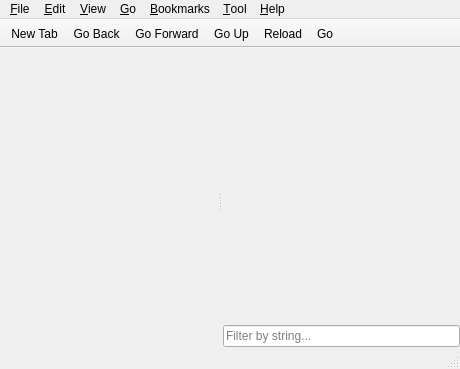
<?xml version="1.0" encoding="UTF-8"?>
<ui version="4.0">
 <class>MainWindow</class>
 <widget class="QMainWindow" name="MainWindow">
  <property name="geometry">
   <rect>
    <x>0</x>
    <y>0</y>
    <width>460</width>
    <height>369</height>
   </rect>
  </property>
  <property name="windowTitle">
   <string>File Manager</string>
  </property>
  <property name="windowIcon">
   <iconset theme="folder">
    <normaloff>.</normaloff>.</iconset>
  </property>
  <widget class="QWidget" name="centralwidget">
   <layout class="QVBoxLayout" name="verticalLayout">
    <property name="leftMargin">
     <number>0</number>
    </property>
    <property name="topMargin">
     <number>0</number>
    </property>
    <property name="rightMargin">
     <number>0</number>
    </property>
    <property name="bottomMargin">
     <number>0</number>
    </property>
    <item>
     <widget class="Filer::TabBar" name="tabBar" native="true">
      <property name="sizePolicy">
       <sizepolicy hsizetype="Preferred" vsizetype="Fixed">
        <horstretch>0</horstretch>
        <verstretch>0</verstretch>
       </sizepolicy>
      </property>
      <property name="acceptDrops">
       <bool>true</bool>
      </property>
     </widget>
    </item>
    <item>
     <widget class="QSplitter" name="splitter">
      <property name="orientation">
       <enum>Qt::Horizontal</enum>
      </property>
      <widget class="Fm::SidePane" name="sidePane" native="true">
       <property name="sizePolicy">
        <sizepolicy hsizetype="Preferred" vsizetype="Expanding">
         <horstretch>0</horstretch>
         <verstretch>0</verstretch>
        </sizepolicy>
       </property>
      </widget>
      <widget class="QFrame" name="frame">
       <layout class="QVBoxLayout" name="verticalLayout_2">
        <property name="spacing">
         <number>2</number>
        </property>
        <property name="leftMargin">
         <number>1</number>
        </property>
        <property name="topMargin">
         <number>0</number>
        </property>
        <property name="rightMargin">
         <number>0</number>
        </property>
        <property name="bottomMargin">
         <number>0</number>
        </property>
        <item>
         <widget class="QStackedWidget" name="stackedWidget">
          <property name="sizePolicy">
           <sizepolicy hsizetype="Expanding" vsizetype="Expanding">
            <horstretch>0</horstretch>
            <verstretch>0</verstretch>
           </sizepolicy>
          </property>
         </widget>
        </item>
        <item>
         <widget class="QLineEdit" name="filterBar">
          <property name="placeholderText">
           <string>Filter by string...</string>
          </property>
          <property name="clearButtonEnabled">
           <bool>true</bool>
          </property>
         </widget>
        </item>
       </layout>
      </widget>
     </widget>
    </item>
   </layout>
  </widget>
  <widget class="QMenuBar" name="menubar">
   <property name="geometry">
    <rect>
     <x>0</x>
     <y>0</y>
     <width>460</width>
     <height>24</height>
    </rect>
   </property>
   <widget class="QMenu" name="menu_File">
    <property name="title">
     <string>&amp;File</string>
    </property>
    <widget class="QMenu" name="menuCreateNew">
     <property name="title">
      <string>C&amp;reate New</string>
     </property>
     <addaction name="actionNewFolder"/>
     <addaction name="actionNewBlankFile"/>
    </widget>
    <addaction name="actionNewTab"/>
    <addaction name="actionNewWin"/>
    <addaction name="separator"/>
    <addaction name="menuCreateNew"/>
    <addaction name="separator"/>
    <addaction name="actionFileProperties"/>
    <addaction name="actionFolderProperties"/>
    <addaction name="separator"/>
    <addaction name="actionCloseTab"/>
    <addaction name="actionCloseWindow"/>
   </widget>
   <widget class="QMenu" name="menu_Help">
    <property name="title">
     <string>&amp;Help</string>
    </property>
    <addaction name="actionAbout"/>
   </widget>
   <widget class="QMenu" name="menu_View">
    <property name="title">
     <string>&amp;View</string>
    </property>
    <widget class="QMenu" name="menuSorting">
     <property name="title">
      <string>&amp;Sorting</string>
     </property>
     <addaction name="actionByFileName"/>
     <addaction name="actionByMTime"/>
     <addaction name="actionByFileSize"/>
     <addaction name="actionByFileType"/>
     <addaction name="actionByOwner"/>
     <addaction name="separator"/>
     <addaction name="actionAscending"/>
     <addaction name="actionDescending"/>
     <addaction name="separator"/>
     <addaction name="actionFolderFirst"/>
     <addaction name="actionCaseSensitive"/>
    </widget>
    <addaction name="actionReload"/>
    <addaction name="actionShowHidden"/>
    <addaction name="separator"/>
    <addaction name="actionIconView"/>
    <addaction name="actionThumbnailView"/>
    <addaction name="actionCompactView"/>
    <addaction name="actionDetailedList"/>
    <addaction name="separator"/>
    <addaction name="menuSorting"/>
    <addaction name="actionFilter"/>
   </widget>
   <widget class="QMenu" name="menu_Editw">
    <property name="title">
     <string>&amp;Edit</string>
    </property>
    <addaction name="actionCut"/>
    <addaction name="actionCopy"/>
    <addaction name="actionPaste"/>
    <addaction name="actionRename"/>
    <addaction name="actionDelete"/>
    <addaction name="separator"/>
    <addaction name="actionSelectAll"/>
    <addaction name="actionInvertSelection"/>
    <addaction name="separator"/>
    <addaction name="actionPreferences"/>
   </widget>
   <widget class="QMenu" name="menu_Bookmarks">
    <property name="title">
     <string>&amp;Bookmarks</string>
    </property>
    <addaction name="actionAddToBookmarks"/>
    <addaction name="actionEditBookmarks"/>
   </widget>
   <widget class="QMenu" name="menu_Go">
    <property name="title">
     <string>&amp;Go</string>
    </property>
    <addaction name="actionHome"/>
    <addaction name="actionDesktop"/>
    <addaction name="actionComputer"/>
    <addaction name="actionTrash"/>
    <addaction name="actionNetwork"/>
    <addaction name="actionApplications"/>
    <addaction name="separator"/>
    <addaction name="actionGoBack"/>
    <addaction name="actionGoForward"/>
    <addaction name="actionGoUp"/>
   </widget>
   <widget class="QMenu" name="menu_Tool">
    <property name="title">
     <string>&amp;Tool</string>
    </property>
    <addaction name="actionOpenTerminal"/>
    <addaction name="actionOpenAsRoot"/>
    <addaction name="actionFindFiles"/>
   </widget>
   <addaction name="menu_File"/>
   <addaction name="menu_Editw"/>
   <addaction name="menu_View"/>
   <addaction name="menu_Go"/>
   <addaction name="menu_Bookmarks"/>
   <addaction name="menu_Tool"/>
   <addaction name="menu_Help"/>
  </widget>
  <widget class="QStatusBar" name="statusbar"/>
  <widget class="QToolBar" name="toolBar">
   <property name="windowTitle">
    <string>Main Toolbar</string>
   </property>
   <property name="movable">
    <bool>false</bool>
   </property>
   <property name="floatable">
    <bool>false</bool>
   </property>
   <attribute name="toolBarArea">
    <enum>TopToolBarArea</enum>
   </attribute>
   <attribute name="toolBarBreak">
    <bool>false</bool>
   </attribute>
   <addaction name="actionNewTab"/>
   <addaction name="actionGoBack"/>
   <addaction name="actionGoForward"/>
   <addaction name="actionGoUp"/>
   <addaction name="actionReload"/>
   <addaction name="actionGo"/>
  </widget>
  <action name="actionGoUp">
   <property name="icon">
    <iconset theme="go-up">
     <normaloff>.</normaloff>.</iconset>
   </property>
   <property name="text">
    <string>Go &amp;Up</string>
   </property>
   <property name="toolTip">
    <string>Go Up</string>
   </property>
   <property name="shortcut">
    <string>Alt+Up</string>
   </property>
  </action>
  <action name="actionHome">
   <property name="icon">
    <iconset theme="user-home">
     <normaloff>.</normaloff>.</iconset>
   </property>
   <property name="text">
    <string>&amp;Home</string>
   </property>
   <property name="shortcut">
    <string>Alt+Home</string>
   </property>
  </action>
  <action name="actionReload">
   <property name="icon">
    <iconset theme="view-refresh">
     <normaloff>.</normaloff>.</iconset>
   </property>
   <property name="text">
    <string>&amp;Reload</string>
   </property>
   <property name="shortcut">
    <string>F5</string>
   </property>
   <property name="visible">
    <bool>false</bool>
   </property>
  </action>
  <action name="actionGo">
   <property name="icon">
    <iconset theme="go-jump">
     <normaloff>.</normaloff>.</iconset>
   </property>
   <property name="text">
    <string>Go</string>
   </property>
   <property name="visible">
    <bool>false</bool>
   </property>
  </action>
  <action name="actionQuit">
   <property name="icon">
    <iconset theme="application-exit">
     <normaloff>.</normaloff>.</iconset>
   </property>
   <property name="text">
    <string>Quit</string>
   </property>
  </action>
  <action name="actionAbout">
   <property name="icon">
    <iconset theme="help-about">
     <normaloff>.</normaloff>.</iconset>
   </property>
   <property name="text">
    <string>&amp;About</string>
   </property>
  </action>
  <action name="actionNewWin">
   <property name="icon">
    <iconset theme="window-new">
     <normaloff>.</normaloff>.</iconset>
   </property>
   <property name="text">
    <string>&amp;New Window</string>
   </property>
   <property name="toolTip">
    <string>New Window</string>
   </property>
   <property name="shortcut">
    <string>Ctrl+N</string>
   </property>
  </action>
  <action name="actionShowHidden">
   <property name="checkable">
    <bool>true</bool>
   </property>
   <property name="text">
    <string>Show &amp;Hidden</string>
   </property>
   <property name="shortcut">
    <string>Ctrl+H</string>
   </property>
  </action>
  <action name="actionComputer">
   <property name="icon">
    <iconset theme="computer">
     <normaloff>.</normaloff>.</iconset>
   </property>
   <property name="text">
    <string>&amp;Computer</string>
   </property>
  </action>
  <action name="actionTrash">
   <property name="icon">
    <iconset theme="user-trash">
     <normaloff>.</normaloff>.</iconset>
   </property>
   <property name="text">
    <string>&amp;Trash</string>
   </property>
  </action>
  <action name="actionNetwork">
   <property name="text">
    <string>&amp;Network</string>
   </property>
  </action>
  <action name="actionDesktop">
   <property name="icon">
    <iconset theme="user-desktop">
     <normaloff>.</normaloff>.</iconset>
   </property>
   <property name="text">
    <string>&amp;Desktop</string>
   </property>
  </action>
  <action name="actionAddToBookmarks">
   <property name="icon">
    <iconset theme="list-add">
     <normaloff>.</normaloff>.</iconset>
   </property>
   <property name="text">
    <string>&amp;Add to Bookmarks</string>
   </property>
  </action>
  <action name="actionApplications">
   <property name="text">
    <string>&amp;Applications</string>
   </property>
  </action>
  <action name="actionReload_2">
   <property name="text">
    <string>Reload</string>
   </property>
  </action>
  <action name="actionIconView">
   <property name="checkable">
    <bool>true</bool>
   </property>
   <property name="text">
    <string>&amp;Icon View</string>
   </property>
  </action>
  <action name="actionCompactView">
   <property name="checkable">
    <bool>true</bool>
   </property>
   <property name="text">
    <string>&amp;Compact View</string>
   </property>
  </action>
  <action name="actionDetailedList">
   <property name="checkable">
    <bool>true</bool>
   </property>
   <property name="text">
    <string>&amp;Detailed List</string>
   </property>
  </action>
  <action name="actionThumbnailView">
   <property name="checkable">
    <bool>true</bool>
   </property>
   <property name="text">
    <string>&amp;Thumbnail View</string>
   </property>
  </action>
  <action name="actionCut">
   <property name="icon">
    <iconset theme="edit-cut">
     <normaloff>.</normaloff>.</iconset>
   </property>
   <property name="text">
    <string>Cu&amp;t</string>
   </property>
   <property name="shortcut">
    <string>Ctrl+X</string>
   </property>
  </action>
  <action name="actionCopy">
   <property name="icon">
    <iconset theme="edit-copy">
     <normaloff>.</normaloff>.</iconset>
   </property>
   <property name="text">
    <string>&amp;Copy</string>
   </property>
   <property name="shortcut">
    <string>Ctrl+C</string>
   </property>
  </action>
  <action name="actionPaste">
   <property name="icon">
    <iconset theme="edit-paste">
     <normaloff>.</normaloff>.</iconset>
   </property>
   <property name="text">
    <string>&amp;Paste</string>
   </property>
   <property name="shortcut">
    <string>Ctrl+V</string>
   </property>
  </action>
  <action name="actionSelectAll">
   <property name="text">
    <string>Select &amp;All</string>
   </property>
   <property name="shortcut">
    <string>Ctrl+A</string>
   </property>
  </action>
  <action name="actionPreferences">
   <property name="text">
    <string>Pr&amp;eferences</string>
   </property>
  </action>
  <action name="actionAscending">
   <property name="checkable">
    <bool>true</bool>
   </property>
   <property name="text">
    <string>&amp;Ascending</string>
   </property>
  </action>
  <action name="actionDescending">
   <property name="checkable">
    <bool>true</bool>
   </property>
   <property name="text">
    <string>&amp;Descending</string>
   </property>
  </action>
  <action name="actionByFileName">
   <property name="checkable">
    <bool>true</bool>
   </property>
   <property name="text">
    <string>&amp;By File Name</string>
   </property>
  </action>
  <action name="actionByMTime">
   <property name="checkable">
    <bool>true</bool>
   </property>
   <property name="text">
    <string>By &amp;Modification Time</string>
   </property>
  </action>
  <action name="actionByFileType">
   <property name="checkable">
    <bool>true</bool>
   </property>
   <property name="text">
    <string>By File &amp;Type</string>
   </property>
  </action>
  <action name="actionByOwner">
   <property name="checkable">
    <bool>true</bool>
   </property>
   <property name="text">
    <string>By &amp;Owner</string>
   </property>
  </action>
  <action name="actionFolderFirst">
   <property name="checkable">
    <bool>true</bool>
   </property>
   <property name="text">
    <string>&amp;Folder First</string>
   </property>
  </action>
  <action name="actionNewTab">
   <property name="icon">
    <iconset theme="window-new">
     <normaloff>.</normaloff>.</iconset>
   </property>
   <property name="text">
    <string>New &amp;Tab</string>
   </property>
   <property name="toolTip">
    <string>New Tab</string>
   </property>
   <property name="shortcut">
    <string>Ctrl+T</string>
   </property>
   <property name="visible">
    <bool>false</bool>
   </property>
  </action>
  <action name="actionGoBack">
   <property name="icon">
    <iconset theme="go-previous">
     <normaloff>.</normaloff>.</iconset>
   </property>
   <property name="text">
    <string>Go &amp;Back</string>
   </property>
   <property name="toolTip">
    <string>Go Back</string>
   </property>
   <property name="shortcut">
    <string>Alt+Left</string>
   </property>
  </action>
  <action name="actionGoForward">
   <property name="icon">
    <iconset theme="go-next">
     <normaloff>.</normaloff>.</iconset>
   </property>
   <property name="text">
    <string>Go &amp;Forward</string>
   </property>
   <property name="toolTip">
    <string>Go Forward</string>
   </property>
   <property name="shortcut">
    <string>Alt+Right</string>
   </property>
   <property name="visible">
    <bool>false</bool>
   </property>
   <property name="shortcutVisibleInContextMenu">
    <bool>true</bool>
   </property>
  </action>
  <action name="actionInvertSelection">
   <property name="text">
    <string>&amp;Invert Selection</string>
   </property>
  </action>
  <action name="actionDelete">
   <property name="icon">
    <iconset theme="edit-delete">
     <normaloff>.</normaloff>.</iconset>
   </property>
   <property name="text">
    <string>&amp;Delete</string>
   </property>
   <property name="shortcut">
    <string>Del</string>
   </property>
  </action>
  <action name="actionRename">
   <property name="text">
    <string>&amp;Rename</string>
   </property>
   <property name="shortcut">
    <string>F2</string>
   </property>
  </action>
  <action name="actionCloseTab">
   <property name="text">
    <string>C&amp;lose Tab</string>
   </property>
   <property name="shortcut">
    <string>Ctrl+W</string>
   </property>
  </action>
  <action name="actionFileProperties">
   <property name="text">
    <string>File &amp;Properties</string>
   </property>
   <property name="shortcut">
    <string>Alt+Return</string>
   </property>
  </action>
  <action name="actionFolderProperties">
   <property name="text">
    <string>&amp;Folder Properties</string>
   </property>
  </action>
  <action name="actionCaseSensitive">
   <property name="checkable">
    <bool>true</bool>
   </property>
   <property name="text">
    <string>&amp;Case Sensitive</string>
   </property>
  </action>
  <action name="actionByFileSize">
   <property name="checkable">
    <bool>true</bool>
   </property>
   <property name="text">
    <string>By File &amp;Size</string>
   </property>
  </action>
  <action name="actionCloseWindow">
   <property name="text">
    <string>&amp;Close Window</string>
   </property>
  </action>
  <action name="actionEdit_Bookmarks">
   <property name="text">
    <string>Edit Bookmarks</string>
   </property>
  </action>
  <action name="actionOpenTerminal">
   <property name="text">
    <string>Open &amp;Terminal</string>
   </property>
   <property name="shortcut">
    <string>F4</string>
   </property>
  </action>
  <action name="actionOpenAsRoot">
   <property name="text">
    <string>Open as &amp;Root</string>
   </property>
  </action>
  <action name="actionEditBookmarks">
   <property name="text">
    <string>&amp;Edit Bookmarks</string>
   </property>
  </action>
  <action name="actionNewFolder">
   <property name="icon">
    <iconset theme="folder-new">
     <normaloff>.</normaloff>.</iconset>
   </property>
   <property name="text">
    <string>&amp;Folder</string>
   </property>
   <property name="shortcut">
    <string>Ctrl+Shift+N</string>
   </property>
  </action>
  <action name="actionNewBlankFile">
   <property name="icon">
    <iconset theme="document-new">
     <normaloff>.</normaloff>.</iconset>
   </property>
   <property name="text">
    <string>&amp;Blank File</string>
   </property>
   <property name="shortcut">
    <string>Ctrl+Alt+N</string>
   </property>
  </action>
  <action name="actionFindFiles">
   <property name="text">
    <string>&amp;Find Files</string>
   </property>
   <property name="shortcut">
    <string>F3</string>
   </property>
  </action>
  <action name="actionFilter">
   <property name="checkable">
    <bool>true</bool>
   </property>
   <property name="text">
    <string>Filter</string>
   </property>
  </action>
 </widget>
 <customwidgets>
  <customwidget>
   <class>Filer::TabBar</class>
   <extends>QWidget</extends>
   <header>tabbar.h</header>
   <container>1</container>
  </customwidget>
  <customwidget>
   <class>Fm::SidePane</class>
   <extends>QWidget</extends>
   <header>sidepane.h</header>
   <container>1</container>
  </customwidget>
 </customwidgets>
 <resources/>
 <connections/>
</ui>
